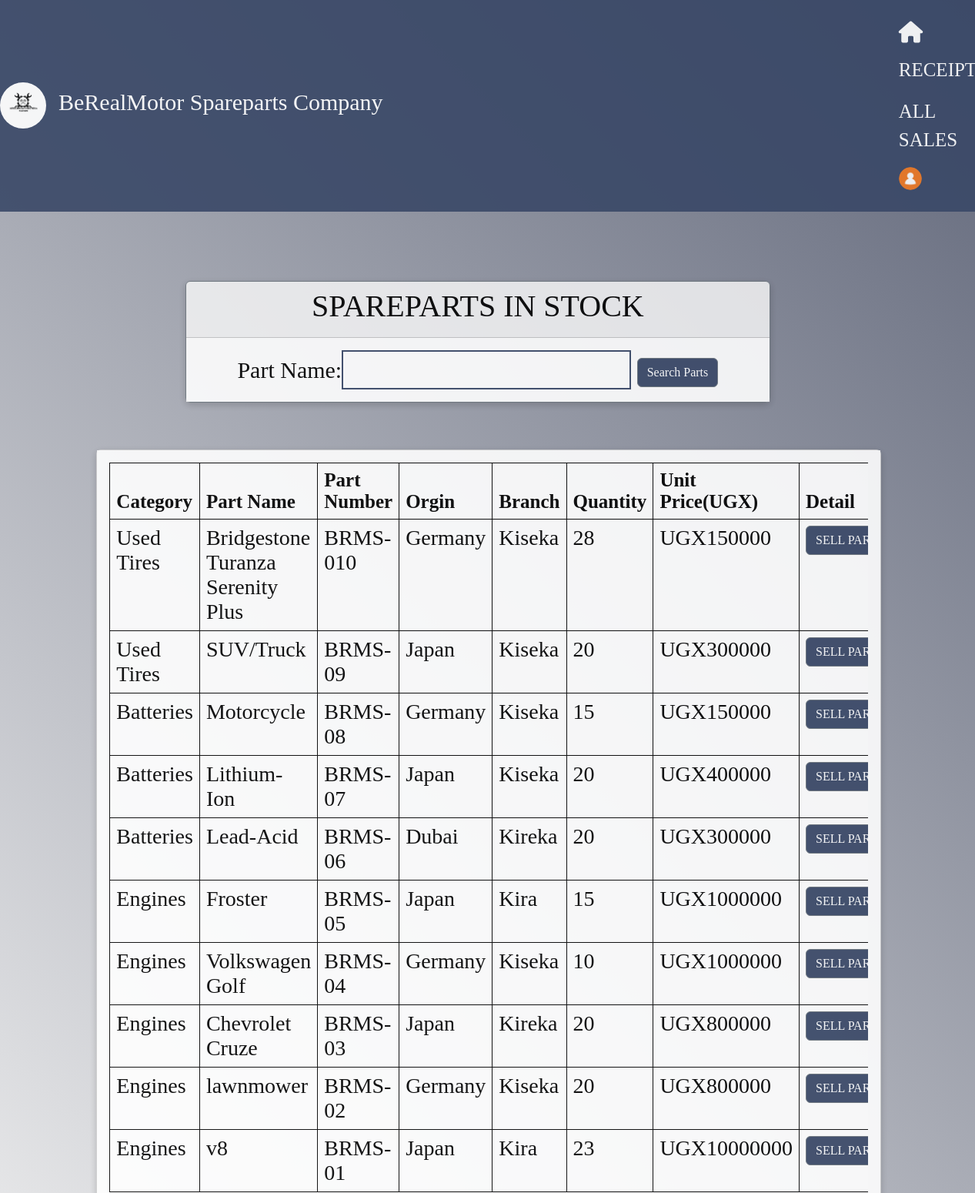
Before: /home/ (signed in, upper part) with the older database file.
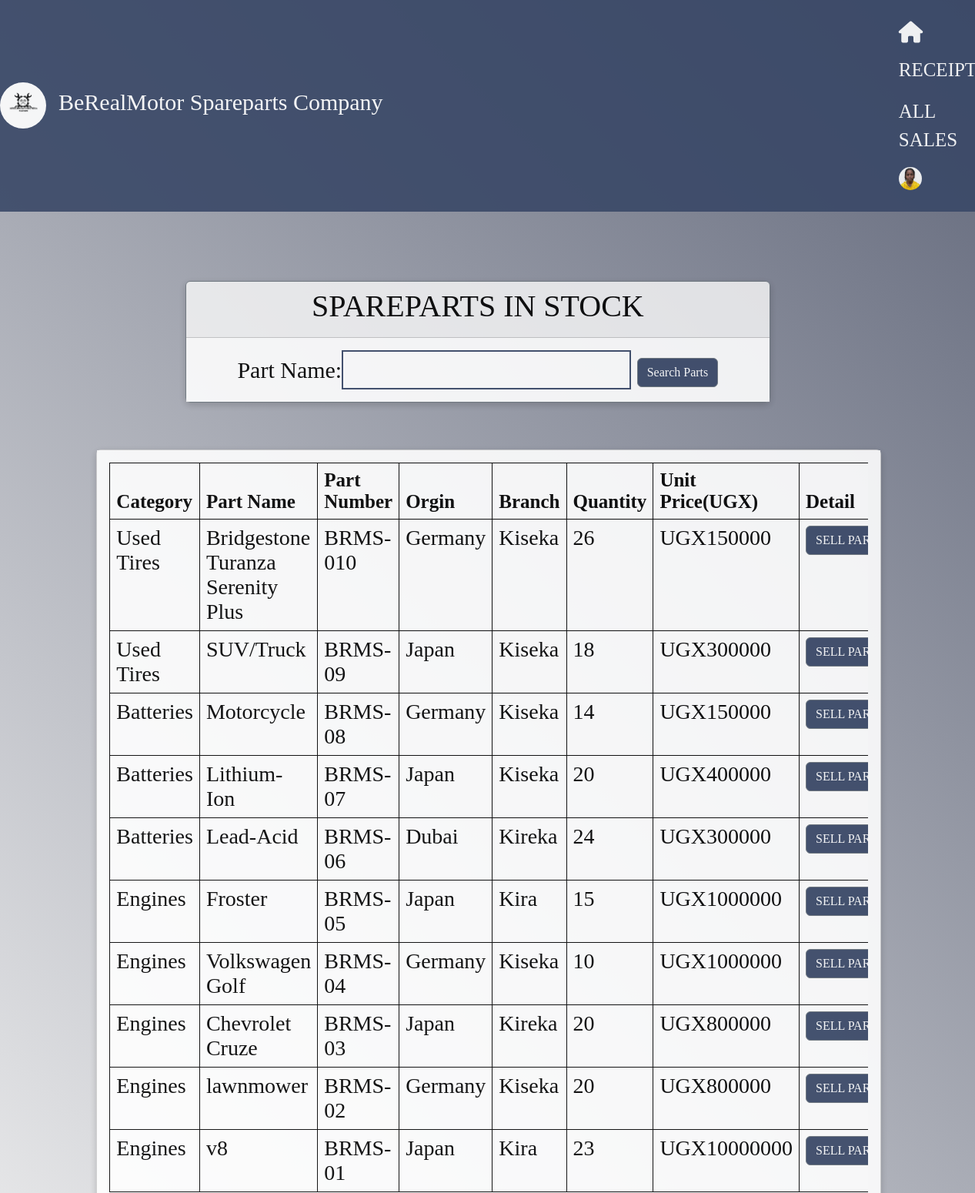
After: the same page with the newer database file.
### SparepartsApp/models.py (models this page shows, shortened)
class Product(models.Model):
    Category_name = models.ForeignKey(Category, on_delete = models.CASCADE, null=False, blank=False) #Creating a relationship between the category and product primary key
    date_of_arrival = models.DateField(default=timezone.now)
    part_name = models.CharField(max_length=50, null = False, blank=False)
    country_of_orgin = models.CharField(max_length=50, null = False, blank=False)
    total_quantity = models.IntegerField(default=0, null=False, blank=False)
    issued_quantity = models.IntegerField(default=0, null=False, blank= False)
    received_quantity = models.IntegerField(default=0, null=False, blank= False)
    branch_name = models.CharField(max_length=50, null=False, blank= False)
    unit_price = models.IntegerField(default=0, null=False, blank=False)

class Category(models.Model): #model for category
    name = models.CharField(max_length=50, null = False, blank=False, unique=True)
    def __str__(self):
        return self.name

class UserProfile(models.Model):
    user = models.OneToOneField(User, on_delete=models.CASCADE)
    profile_picture = models.ImageField(upload_to='profile_pics/', blank=True, null=True)
    bio = models.TextField(max_length=300, blank=True)

### SparepartsApp/views.py (the view)
# urls.py: 2. Add a URL to urlpatterns:  path('', views.home, name='home')
def home(request):  #requesting login
    products = Product.objects.all().order_by('-id') #this querying a database (ordering by id )
    product_filters = ProductFilter(request.GET,queryset=products)
    products = product_filters.qs
    return render(request, 'assets/home.html',{'products':products, 'product_filters':product_filters})

### templates/assets/home.html
{% extends 'assets/base.html' %} {% block content %}
<br></br>
  <div class="w">
    <div class="card border-secondary mb-3 custom-card custom-transparent-card">
      <div class="card-header">
        <h1 class="text-center">SPAREPARTS IN STOCK </h1>
      </div>
      <div class="card-body">
        <div class="container">
          <form action="" method="GET" id="vane">
            {{product_filters.form|title}}
            <input type="submit" value="Search Parts" class="btn btn-secondary btn" />
          </form>
        </div>
      </div>
    </div>
  </div>
  <br>
  <div class="N">
    <div class="card border-seccondary mb-3 custom-card custom-transparent-card ms-4 me-4 mb-4">
      <div class="card-body">
        <div class="table-responsive">
          <table class="table">
            <thead class="thead-dark">
              <tr>
                <th scope="col">Category</th>
                <th scope="col">Part Name</th>
                <th scope="col">Part Number</th>
                <th scope="col">Orgin</th>
                <th scope="col">Branch</th>
                <th scope="col">Quantity</th>
                <th scope="col">Unit Price(UGX)</th>
                <th scope="col">Detail</th>
              </tr>
            </thead>
            {% for product in products %}
            <tbody>
              <tr>
                <td>{{product.Category_name}}</td>
                <td>{{product.part_name}}</td>
                <td>BRMS-0{{product.id}}</td>
                <td>{{product.country_of_orgin}}</td>
                <td>{{product.branch_name}}</td>
                <td>{{product.total_quantity}}</td>
                <td>UGX{{product.unit_price}}</td>
                <td><a href="{% url 'product_detail' product.id  %}"><input type="submit" value="SELL PART"
                      class="btn btn-secondary btn" type="button" /></a></td>
              </tr>
            </tbody>
            {% endfor %}
          </table>
        </div>
      </div>
    </div>
  </div>
{% endblock %}

### templates/assets/base.html (shortened to what this page needs)
{% load static %}
{% load bootstrap5 %}
{% bootstrap_css %}
<!DOCTYPE html>
<html lang="en">
<head>
    <link rel="stylesheet" href="{% static 'css/main.css' %}">
    <link rel="stylesheet" href="https://cdnjs.cloudflare.com/ajax/libs/font-awesome/6.4.2/css/all.min.css"/>
</head>
<body>
    <nav class="navbar navbar-expand-lg navbar-dark ">
        <a class="navbar-brand" href="#">
            <img src="{% static 'images/BeRealMotorsLogo.png' %}" alt="Logo" class="logo-img">
        </a>
        <a class="nav-link" href="{% url 'home' %}">
            <h1 class="navbar-brand" style="font-size: 30px" onmouseover="this.style.color='gray'"
                onmouseout="this.style.color='white'">BeRealMotor Spareparts Company</h1>
        </a>
        <div class="collapse navbar-collapse" id="navbarNav">
            <ul class="nav navbar-nav ml-auto">
                <li class="nav-item {% if request.path == '/' %}active{% endif %}">
                    <a class="nav-link" href="{% url 'home' %}" style="font-size: 25px; color:white;"
                        onmouseover="this.style.color='gray'" onmouseout="this.style.color='white'"><i class="fa-solid fa-house"></i></a>
                </li>
                <li class="nav-item {% if request.path == '/receipt/' %}active{% endif %}">
                    <a class="nav-link" href="{% url 'receipt' %}" style="font-size: 25px; color:white;"
                        onmouseover="this.style.color='gray'" onmouseout="this.style.color='white'">RECEIPTS</a>
                </li>
                <li class="nav-item {% if request.path == '/all_sales/' %}active{% endif %}">
                    <a class="nav-link" href="{% url 'all_sales' %}" style="font-size: 25px; color:white;"
                        onmouseover="this.style.color='gray'" onmouseout="this.style.color='white'">ALL SALES</a>
                </li>
                {% if user.is_authenticated %}
                <li class="nav-item dropdown">
                    <a class="nav-link dropdown-toggle" href="#" id="navbarDropdown" role="button"
                        data-toggle="dropdown" aria-haspopup="true" aria-expanded="false">
                        {% if user.userprofile.profile_picture %}
                        <img src="{{ user.userprofile.profile_picture.url }}" alt="Profile Picture"
                            style="width: 30px; height: 30px; border-radius: 50%;">
                        {% else %}
                        <img src="{% static 'images/default_avatar.png' %}" alt="Default Avatar"
                            style="width: 30px; height: 30px; border-radius: 50%;">
                        {% endif %}
                    </a>
                </li>
                {% else %}
                <li class="nav-item">
                    <a class="nav-link" href="{% url 'login' %}">Login</a>
                </li>
                {% endif %}
            </ul>
        </div>
    </nav>
    {% block content %}
    {% endblock %}
</body>
</html>

Changed rows visible on the page:
changed Product "Bridgestone Turanza Serenity Plus": total_quantity "28" → "26"
changed Product "SUV/Truck": total_quantity "20" → "18"
changed Product "Motorcycle": total_quantity "15" → "14"
changed Product "Lead-Acid": total_quantity "20" → "24"
